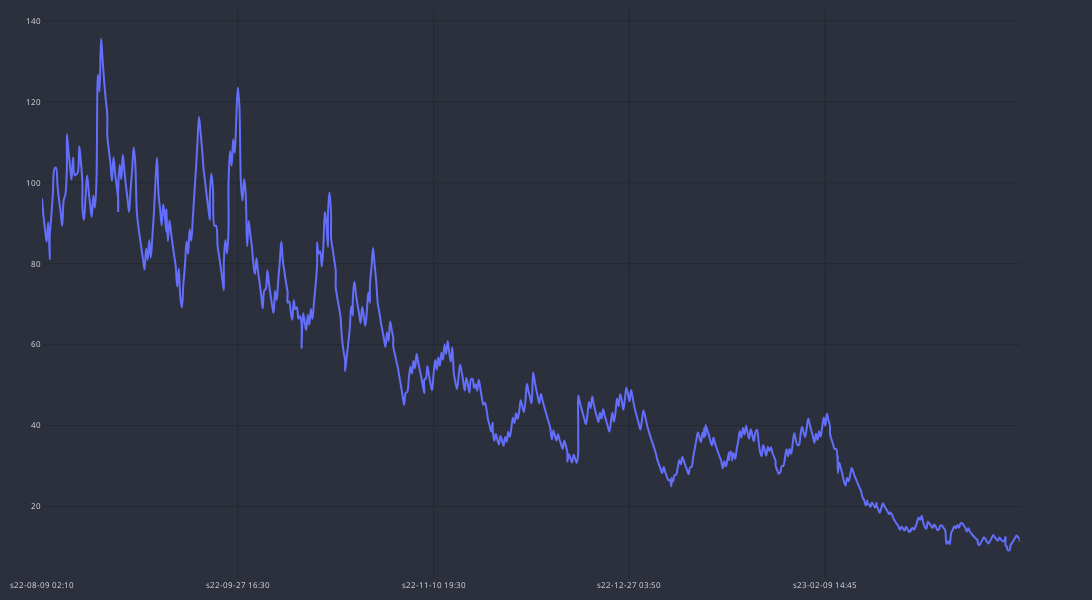

Write notebook code for a chart like this one.
### Code cell
df_res_m5_plot = df_res_m5#.loc[:100]
df_res_m5_plot['time'] = df_res_m5_plot['end_time']
cp = CandlePlot(df_res_m5_plot, candles=False)
print("min balance ",min(df_res_m5['balance']))
cp.show_plot(line_traces=['balance'])

### Figure 1 — Plotly figure (JSON) as saved in the notebook; plotly's stock layout.template omitted (floating-point values rounded to 4 significant figures; data arrays with more than 128 entries replaced by an {"elided": "..."} marker saying what was removed)
{"data": [{"line": {"shape": "spline", "width": 2}, "name": "balance", "type": "scatter", "x": {"elided": "674 str values"}, "xaxis": "x", "y": {"elided": "674 float values"}, "yaxis": "y"}], "layout": {"font": {"color": "#e1e1e1", "size": 8}, "height": 600, "margin": {"b": 10, "l": 10, "r": 10, "t": 10}, "paper_bgcolor": "#2c303c", "plot_bgcolor": "#2c303c", "width": 1400, "xaxis": {"anchor": "y", "domain": [0, 0.94], "gridcolor": "#1f292f", "nticks": 5, "rangeslider": {"visible": false}}, "yaxis": {"anchor": "x", "domain": [0, 1], "gridcolor": "#1f292f"}, "yaxis2": {"anchor": "x", "gridcolor": "#1f292f", "overlaying": "y", "side": "right"}}}
